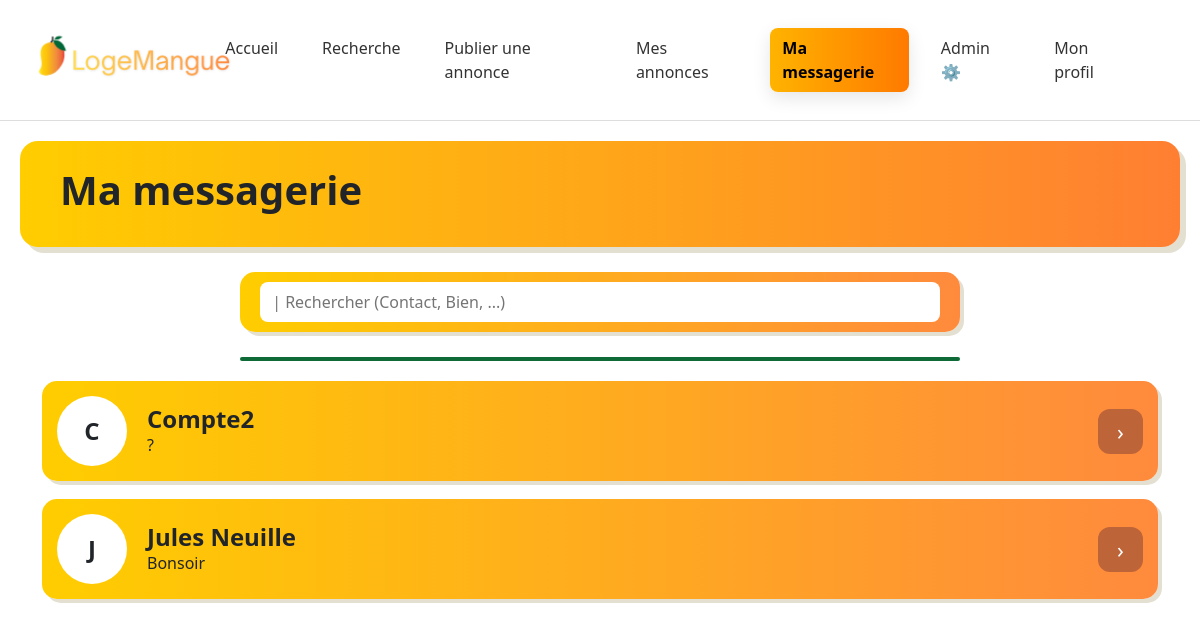
Page /php/listemessagerie.php (signed in) on the committed database.
### tables this page shows
CREATE TABLE `users` (
  `id` int(11) NOT NULL,
  `email` varchar(255) NOT NULL,
  `created_at` timestamp NOT NULL DEFAULT current_timestamp(),
  `password` varchar(255) NOT NULL,
  `nom` varchar(50) DEFAULT NULL,
  `prenom` varchar(50) DEFAULT NULL,
  `telephone` varchar(20) DEFAULT NULL,
  `note` decimal(5,2) DEFAULT NULL,
  `date_naissance` date DEFAULT NULL,
  `universite` varchar(100) DEFAULT NULL,
  `genre` varchar(10) DEFAULT NULL CHECK (`genre` in ('Homme','Femme','Autre')),
  `type_utilisateur` varchar(15) NOT NULL,
  `is_admin` tinyint(1) DEFAULT NULL,
  `biography` text DEFAULT NULL
);

### php/listemessagerie.php (the view, shortened to what this page needs)
<?php require 'db2.php';?>
<!DOCTYPE html>
<html lang="fr">
<head>
    <link rel="stylesheet" href="../css/style.css">
    <link href="https://cdn.jsdelivr.net/npm/bootstrap@5.3.0/dist/css/bootstrap.min.css" rel="stylesheet">
</head>
  <header class="topbar">
    <a href="index.php" class="topbar-logo">
      <img src="../png/topbar.png" onresize="3000" alt="Logo" />
    </a>
    <nav class="topbar-nav">
      <a class="nav-link " href="index.php">Accueil</a>
      <a class="nav-link" href="recherche.html">Recherche</a>
      <a class="nav-link" href="publish.php">Publier une annonce</a>
      <a class="nav-link" href="mesannonces.php">Mes annonces</a>
      <a class="nav-link active-link" href="listemessagerie.php">Ma messagerie</a>
      <a class="nav-link" href="admin.php">Admin ⚙️</a>
      <a class="nav-link " href="profil.php">Mon profil</a>
    </nav>
  </header>
<body>
    <div>
        <div class="header-box mb-4 items-center">
            <h1 class="fw-bold">Ma messagerie</h1>
        </div>
        <div class="search-bar">
            <input type="text" placeholder=" | Rechercher (Contact, Bien, ...)">
        </div>
        <div class="separator-line"></div>
        <div class="container">
            <?php
            $stmt = $pdo->prepare("
                SELECT DISTINCT u.id, u.nom,
                    (SELECT contenu
                        FROM message
                        WHERE (id_expediteur = ? AND id_destinataire = u.id)
                        OR (id_expediteur = u.id AND id_destinataire = ?)
                        ORDER BY date_envoi DESC
                        LIMIT 1) as dernier_message
                FROM message m
                INNER JOIN users u ON m.id_destinataire = u.id
                WHERE m.id_expediteur = ?
                ORDER BY u.nom
            ");
            $stmt->execute([$userId, $userId, $userId]);
            $destinataires = $stmt->fetchAll(PDO::FETCH_ASSOC);
            foreach ($destinataires as $destinataire):
                $initiale = strtoupper(substr($destinataire['nom'], 0, 1));
                $dernierMessage = $destinataire['dernier_message'] ?? 'Aucun message';
            ?>
            <a href="messagerie.php?dest=<?php echo $destinataire['id']; ?>" style="text-decoration: none; color: inherit;">
                <div class="conversation">
                    <div class="profile-circle"><?php echo htmlspecialchars($initiale); ?></div>
                    <div>
                        <h4 class="m-0 fw-bold"><?php echo htmlspecialchars($destinataire['nom']); ?></h4>
                        <p class="m-0"><?php echo htmlspecialchars($dernierMessage); ?></p>
                    </div>
                    <div class="arrow-box">›</div>
                </div>
            </a>
            <?php endforeach; ?>
        </div>
    </div>
</body>
</html>

### css/style.css (style rules this page uses)
:root { --orange: #ff7a00; --yellow: #ffb300; --light-bg: #fffdfb; --shadow: 0 6px 18px rgba(0, 0, 0, 0.1); --green: #2b7a0b; }
.topbar { position: sticky; top: 0; z-index: 999; width: 100%; display: flex; align-items: center; justify-content: space-between; padding: 10px 20px; background: white; border-bottom: 1px solid #ddd; }
.topbar-nav { display: flex; gap: 20px; margin: 0 auto; transform: translateX(-40px); }
.topbar-logo img { height: 100px; margin-right: 20px; }
.topbar-nav .nav-link { text-decoration: none; color: #333; font-weight: 500; padding: 8px 12px; transition: all 0.3s ease; }
.topbar-nav .active-link { background: linear-gradient(90deg, var(--yellow), var(--orange)); color: black !important; font-weight: 600; border-radius: 8px; box-shadow: var(--shadow); }
.topbar-nav .nav-link::before { content: ""; inset: 0; background: linear-gradient(90deg, var(--yellow), var(--orange)); opacity: 0; border-radius: 8px; transition: opacity 0.3s ease; z-index: -1; }
.search-bar { background: linear-gradient(90deg, var(--yellow), var(--orange)); box-shadow: var(--shadow); border-radius: 20px; padding: 1.2rem; }

### php/listemessagerie.php (style rules this page uses)
.header-box { background: linear-gradient(to right, #ffcd00, #ff7f32); padding: 25px 40px; margin: 20px; border-radius: 18px; box-shadow: 6px 6px 0px #e3dfd1; align-items: center; self-align: center; }
.search-bar { background: linear-gradient(to right, #ffcd00, #ff8a3d); padding: 10px 20px; margin: 25px auto; width: 60%; border-radius: 15px; box-shadow: 4px 4px 0px #e3dfd1; }
.search-bar input { border: none; width: 100%; padding: 8px; border-radius: 8px; }
.separator-line { width: 60%; height: 4px; background: #0e6b37; margin: 20px auto; border-radius: 2px; }
.conversation { display: flex; align-items: center; padding: 15px; margin: 18px 0; border-radius: 15px; background: linear-gradient(to right, #ffcd00, #ff8a3d); box-shadow: 4px 4px 0px #e3dfd1; cursor: pointer; }
.profile-circle { width: 70px; height: 70px; border-radius: 50%; background: white; display: flex; align-items: center; justify-content: center; font-weight: bold; font-size: 24px; margin-right: 20px; }
.arrow-box { margin-left: auto; background: #bd6438; color: white; width: 45px; height: 45px; border-radius: 12px; display: flex; align-items: center; justify-content: center; font-size: 22px; }

### rows in the picture
users: nom "C", nom "Compte2", dernierMessage "?"
users: nom "J", nom "Jules Neuille", dernierMessage "Bonsoir"
